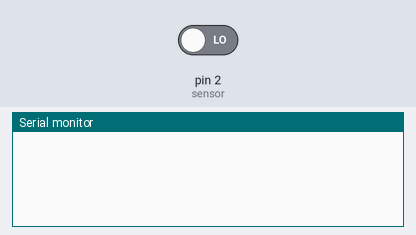
Recording of a sketch running on a simulated Arduino Uno, built with avr-gcc and run on an emulated ATmega328P. Shown: the last lines printed to the serial monitor. The inputs (shaded band) are chosen by the test bench; at power-on: pin 2 (sensor) LOW.

Above: at 1.2 s.
1.3 s: pin 2 (sensor) driven HIGH
At 1.8 s:
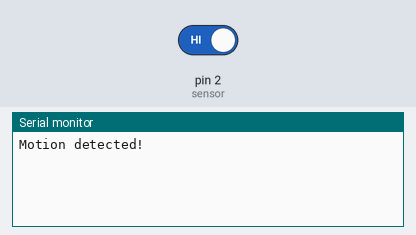
3.0 s: pin 2 (sensor) driven LOW
At 4.3 s:
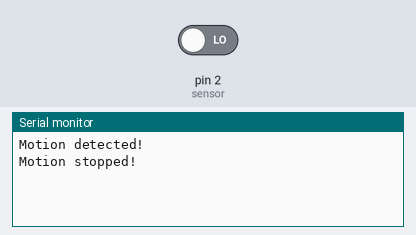

Measured:
- after the input at 1.3 s, the serial monitor: prints a new line after 0.20 s (image 1)
- after the input at 3.0 s, the serial monitor: prints a new line after 0.20 s (image 2)

The sketch:

pir.ino
```cpp
int sensor = 2;              // the pin that the sensor is atteched to
int state = LOW;             // by default, no motion detected
int val = 0;                 // variable to store the sensor status (value)

void setup() {
  pinMode(sensor, INPUT);    // initialize sensor as an input
  Serial.begin(9600);        // initialize serial
}

void loop() {
  val = digitalRead(sensor);   // read sensor value
  if (val == HIGH) {           // check if the sensor is HIGH
    delay(100);                // delay 100 milliseconds

    if (state == LOW) {
      Serial.println("Motion detected!");
      state = HIGH;       // update variable state to HIGH
    }
  }
  else {
    delay(200);             // delay 200 milliseconds

    if (state == HIGH) {
      Serial.println("Motion stopped!");
      state = LOW;       // update variable state to LOW
    }
  }
}
```
